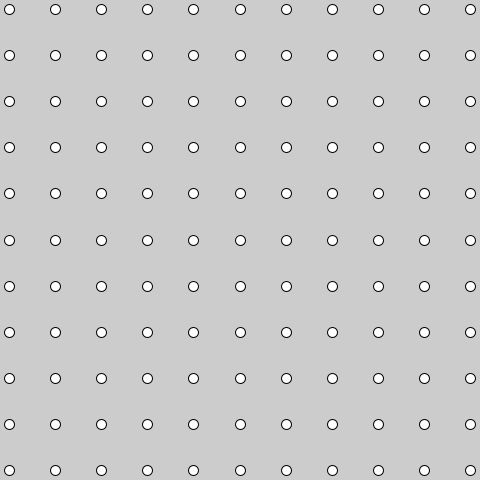
Frame 1 (no input)
Frame 60 (the mouse pressed at the canvas centre just before this capture): identical to frame 1, image omitted
Frame 120 (the mouse held since frame 60 and released just before this capture): identical to frame 1, image omitted

The Processing sketch that drew this single still picture (run headless with seeded random() and noise(); from frame 60 on, the mouse is pressed at the canvas centre):

// Processing sketch: Transformations1
// ── Transformations1.pde
void setup(){
  size(480,480);
  PVector i = new PVector(1,0);
  PVector j = new PVector(0,1);
  Grid g = new Grid(i,j);
}

void draw(){ 
}

class Grid{
  PVector iVec; // i vector
  PVector jVec; // j vector
  float unitLength; // Gives number of pixels for unit (length of 1)
  
  // Initializes Grid, assigns variables
  public Grid(PVector iVec, PVector jVec){
    this.iVec = iVec;
    this.jVec = jVec;
    this.display();
  }
  
  // Displays the Grid
  // Format of the grid is points at integer linear combinations
  // of the two basis vectors, lines connecting them (in basis vector directions). 
  // BUG: Note that PVectors are mutable!
  void display(){    
    PVector point;
    PVector mPoint;
    PVector iVecCopy;
    PVector jVecCopy;
    stroke(4);
    for(int i = -5; i <= 5; i++){
       for(int j = -5; j <= 5; j++){
         // Deals with mutability
         iVecCopy = iVec.copy();
         jVecCopy = jVec.copy();
         
         // actual drawing
         point = iVecCopy.mult(i).add(jVecCopy.mult(j)); // p = i*iVec + j*jVec
         mPoint = new PVector(map(point.x, -5.2,5.2, 0, width), map(point.y, -5.2,5.2, height,0));
         ellipse(mPoint.x, mPoint.y, 10, 10);
         System.out.println(point.x + ", " + point.y);
       }
    }
  }
}
